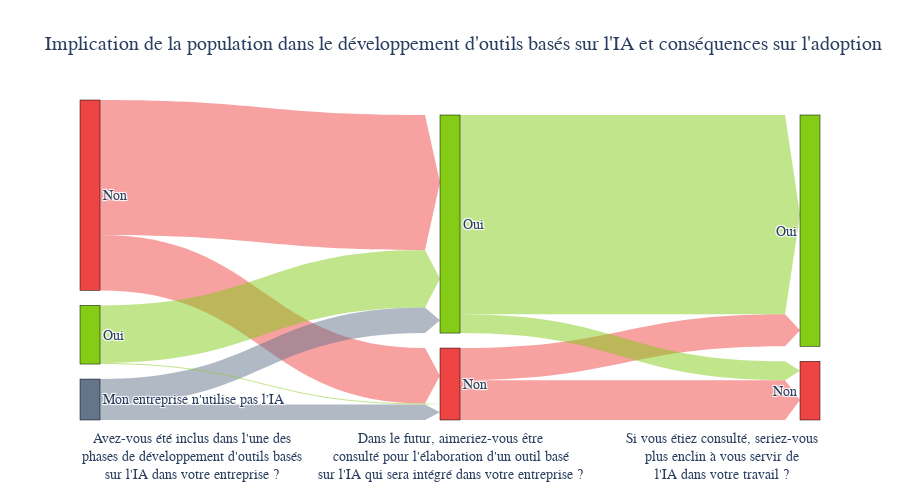

Notebook cell for this chart:
### Markdown cell above
### 🛣️ 2.5. Implication de la population dans le développement d'outils basés sur l'IA et conséquences sur l'adoption

### Code cell
TINT = 3

df_before_after = df_survey[['Involved', 'WantToBeInvolved', 'ImpactOfBeingInvolved']].copy()

sankey_dict_ids = {}
sankey_dict_count = {}

for index, row in df_before_after.iterrows():
    key1 = f"1{row['Involved']}"
    key2 = f"2{row['WantToBeInvolved']}"
    key3 = f"3{row['ImpactOfBeingInvolved']}"
    if key1 not in sankey_dict_ids:
        sankey_dict_ids[key1] = len(sankey_dict_ids)
    if key2 not in sankey_dict_ids:
        sankey_dict_ids[key2] = len(sankey_dict_ids)
    if key3 not in sankey_dict_ids:
        sankey_dict_ids[key3] = len(sankey_dict_ids)
    sankey_dict_count[key1+','+key2] = sankey_dict_count.get(key1+','+key2, 0) + 1
    sankey_dict_count[key2+','+key3] = sankey_dict_count.get(key2+','+key3, 0) + 1

# Construct DataFrame for Sankey diagram
data = [{'source': sankey_dict_ids[key.split(',')[0]],
         'target': sankey_dict_ids[key.split(',')[1]],
         'value': value}
        for key, value in sankey_dict_count.items()]

df_sankey = pd.DataFrame(data)

labels = [label[1:] for label in sankey_dict_ids.keys()]
# Define colors for each label based on specific criteria
colors = [
    C_LIME[TINT] if 'Oui' in label else
    C_RED[TINT] if 'Non' in label else
    C_SLATE[TINT] for label in labels
]

# Create a dictionary to map labels to colors with added transparency
label_to_color_rgba = {
    label: f"rgba({int(color[1:3], 16)}, {int(color[3:5], 16)}, {int(color[5:7], 16)}, 0.5)"
    for label, color in zip(labels, colors)
}
# Generate a color scale for the links based on the target node's color with transparency
link_colors_rgba = [label_to_color_rgba[labels[source]] for source in df_sankey['source']]

fig = go.Figure(data=[go.Sankey(
  node = dict(
    pad = 15,
    thickness = 20,
    line = dict(color = "black", width = 0.5),
    label = labels,
    color = colors  # Use the colors list here
  ),
  link = dict(
    source = df_sankey['source'],
    target = df_sankey['target'],
    value = df_sankey['value'],
    color = link_colors_rgba,
    arrowlen=15,
  )
)], layout=go.Layout(
    height=500,
    font=dict(size=F_H3),
    title="Implication de la population dans le développement d'outils basés sur l'IA et conséquences sur l'adoption",
    title_font_size=F_H1
))

# Add annotations for the question names
fig.update_layout(
    annotations=[
        dict(
            x=0,
            y=-0.2,
            xref='paper',
            yref='paper',
            text="Avez-vous été inclus dans l'une des<br>phases de développement d'outils basés<br>sur l'IA dans votre entreprise ?",
            showarrow=False,
            font=dict(size=F_H3)
        ),
        dict(
            x=0.5,
            y=-0.2,
            xref='paper',
            yref='paper',
            text="Dans le futur, aimeriez-vous être<br>consulté pour l'élaboration d'un outil basé<br>sur l'IA qui sera intégré dans votre entreprise ?",
            showarrow=False,
            font=dict(size=F_H3)
        ),
        dict(
            x=1,
            y=-0.2,
            xref='paper',
            yref='paper',
            text="Si vous étiez consulté, seriez-vous<br>plus enclin à vous servir de<br>l'IA dans votre travail ?",
            showarrow=False,
            font=dict(size=F_H3)
        )
    ]
)

fig.show()

### Figure 1 — Plotly figure (JSON) as saved in the notebook; plotly's stock layout.template omitted (floating-point values rounded to 4 significant figures)
{"data": [{"link": {"arrowlen": 15, "color": ["rgba(239, 68, 68, 0.5)", "rgba(239, 68, 68, 0.5)", "rgba(239, 68, 68, 0.5)", "rgba(132, 204, 22, 0.5)", "rgba(132, 204, 22, 0.5)", "rgba(239, 68, 68, 0.5)", "rgba(100, 116, 139, 0.5)", "rgba(100, 116, 139, 0.5)", "rgba(132, 204, 22, 0.5)", "rgba(132, 204, 22, 0.5)"], "source": [0, 1, 1, 4, 5, 0, 6, 6, 5, 4], "target": [1, 2, 3, 5, 3, 5, 5, 1, 2, 1], "value": [50, 36, 29, 52, 180, 122, 23, 14, 17, 1]}, "node": {"color": ["#ef4444", "#ef4444", "#ef4444", "#84cc16", "#84cc16", "#84cc16", "#64748b"], "label": ["Non", "Non", "Non", "Oui", "Oui", "Oui", "Mon entreprise n'utilise pas l’IA"], "line": {"color": "black", "width": 0.5}, "pad": 15, "thickness": 20}, "type": "sankey"}], "layout": {"annotations": [{"font": {"size": 14}, "showarrow": false, "text": "Avez-vous été inclus dans l'une des<br>phases de développement d'outils basés<br>sur l'IA dans votre entreprise ?", "x": 0, "xref": "paper", "y": -0.2, "yref": "paper"}, {"font": {"size": 14}, "showarrow": false, "text": "Dans le futur, aimeriez-vous être<br>consulté pour l'élaboration d'un outil basé<br>sur l'IA qui sera intégré dans votre entreprise ?", "x": 0.5, "xref": "paper", "y": -0.2, "yref": "paper"}, {"font": {"size": 14}, "showarrow": false, "text": "Si vous étiez consulté, seriez-vous<br>plus enclin à vous servir de<br>l'IA dans votre travail ?", "x": 1, "xref": "paper", "y": -0.2, "yref": "paper"}], "font": {"size": 14}, "height": 500, "title": {"font": {"size": 20}, "text": "Implication de la population dans le développement d'outils basés sur l'IA et conséquences sur l'adoption"}}}
